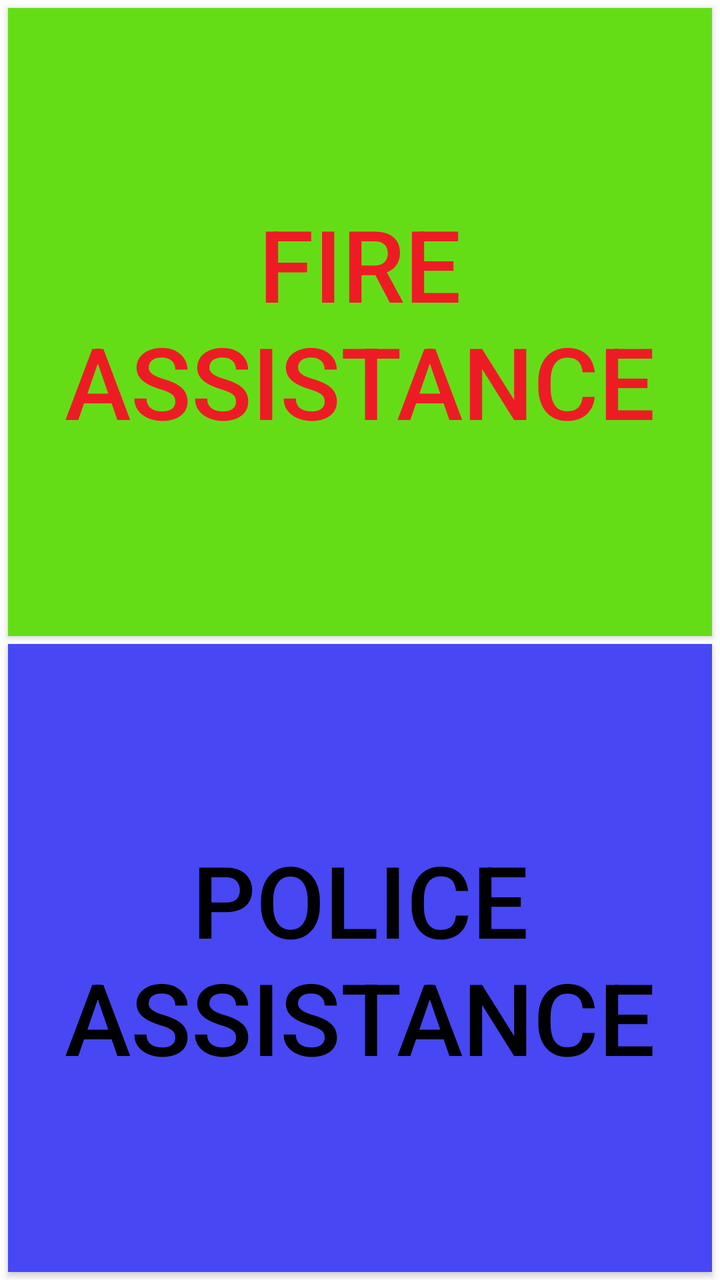
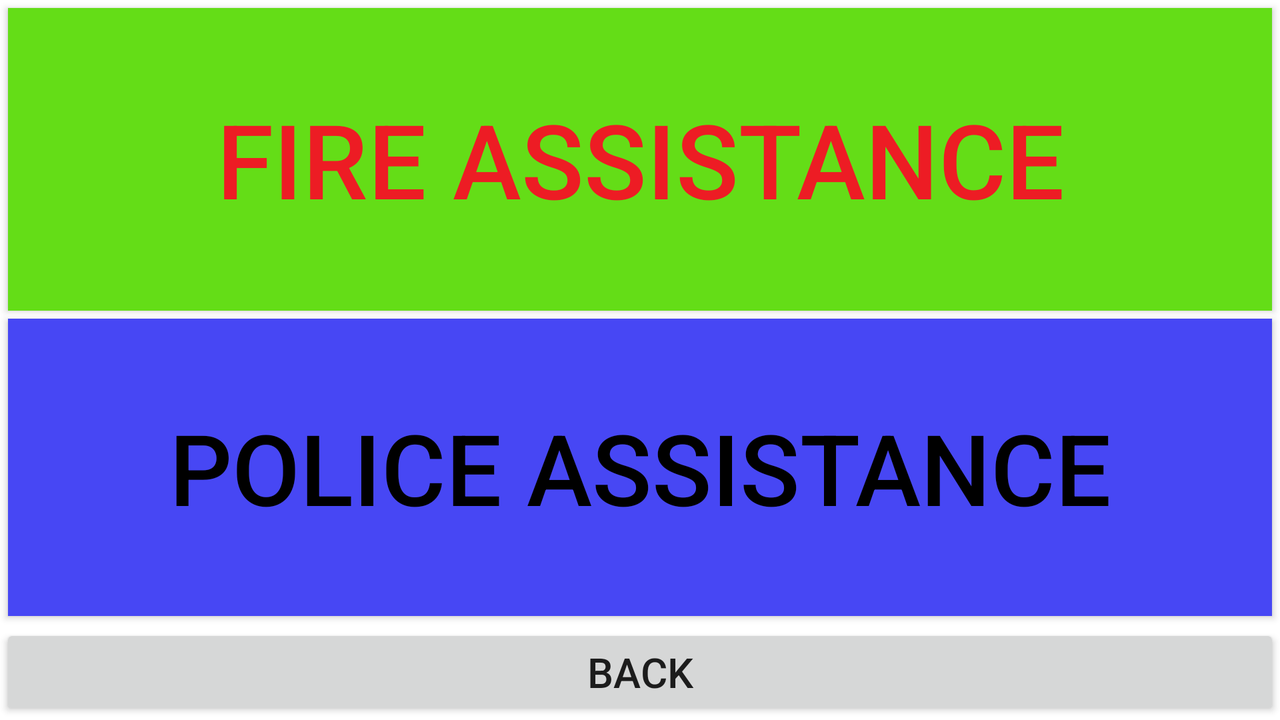

An Android layout and its configuration variant, each rendered on a device that would load it. The default file and the variant file are quoted in full after the pictures.
<!-- AndroidManifest.xml: application theme AppTheme -->
<!-- res/layout/activity_main2.xml -->
<?xml version="1.0" encoding="utf-8"?>

<LinearLayout xmlns:android="http://schemas.android.com/apk/res/android"
    android:orientation="vertical"
    android:layout_width="match_parent"
    android:layout_height="match_parent"
    android:background="@color/border">

    <Button
        android:id="@id/button_police"
        android:layout_weight="4"
        android:layout_width="match_parent"
        android:layout_height="wrap_content"
        android:text="@string/button_fire"
        android:textSize="50dp"
        android:layout_marginTop="4dp"
        android:layout_marginLeft="4dp"
        android:layout_marginRight="4dp"
        android:textColor="@color/colorAccent"
        android:background="@color/colorPrimaryDarkGreen"/>
    <Button
        android:id="@id/button_fire"
        android:layout_weight="4"
        android:layout_width="match_parent"
        android:layout_height="wrap_content"
        android:text="@string/button_police"
        android:layout_marginTop="4dp"
        android:layout_marginLeft="4dp"
        android:layout_marginRight="4dp"
        android:layout_marginBottom="4dp"
        android:textSize="50dp"
        android:textColor="@color/colorText"
        android:background="@color/colorPrimaryDarkBlue"/>


</LinearLayout>
<!-- resources referenced by this layout -->
<resources>
  <color name="border">#ffffff</color>
  <color name="colorAccent">#ED1c24</color>
  <color name="colorPrimaryDarkBlue">#4747f4</color>
  <color name="colorPrimaryDarkGreen">#64dd17</color>
  <color name="colorText">#000000</color>
  <string name="button_fire">Fire  assistance</string>
  <string name="button_police">Police assistance</string>
  <style name="AppTheme" parent="Theme.AppCompat.Light.DarkActionBar">
          
          <item name="colorPrimary">@color/colorPrimary</item>
          <item name="colorPrimaryDark">@color/colorPrimaryDarkBlue</item>
          <item name="colorAccent">@color/colorAccent</item>
      </style>
  <color name="colorPrimary">#757575</color>
</resources>
<!-- res/layout-land/activity_main2.xml (the repository's variant of the layout above) -->
<!-- drawn on the phone turned sideways -->
<?xml version="1.0" encoding="utf-8"?>
<LinearLayout xmlns:android="http://schemas.android.com/apk/res/android"
    android:orientation="vertical"
    android:layout_width="match_parent"
    android:layout_height="match_parent"
    android:background="@color/border">

    <Button
        android:id="@id/button_police"
        android:layout_weight="4"
        android:layout_width="match_parent"
        android:layout_height="wrap_content"
        android:text="@string/button_fire"
        android:textSize="25pt"
        android:layout_marginTop="4dp"
        android:layout_marginLeft="4dp"
        android:layout_marginRight="4dp"
        android:textColor="@color/colorAccent"
        android:background="@color/colorPrimaryDarkGreen"/>
    <Button
        android:id="@id/button_fire"
        android:layout_weight="4"
        android:layout_width="match_parent"
        android:layout_height="wrap_content"
        android:text="@string/button_police"
        android:layout_marginTop="4dp"
        android:layout_marginLeft="4dp"
        android:layout_marginRight="4dp"
        android:layout_marginBottom="4dp"
        android:textSize="24pt"
        android:textColor="@color/colorText"
        android:background="@color/colorPrimaryDarkBlue"/>
    <Button
        android:layout_width="match_parent"
        android:layout_height="wrap_content"
        android:text="@string/back"
        android:textSize="10pt"
        android:onClick="back"/>


</LinearLayout>
<!-- resources referenced by the variant -->
<!-- as the phone turned sideways resolves them -->
<resources>
  <color name="border">#ffffff</color>
  <color name="colorAccent">#ED1c24</color>
  <color name="colorPrimaryDarkBlue">#4747f4</color>
  <color name="colorPrimaryDarkGreen">#64dd17</color>
  <color name="colorText">#000000</color>
  <string name="back">Back</string>
  <string name="button_fire">Fire  assistance</string>
  <string name="button_police">Police assistance</string>
  <style name="AppTheme" parent="Theme.AppCompat.Light.DarkActionBar">
          
          <item name="colorPrimary">@color/colorPrimary</item>
          <item name="colorPrimaryDark">@color/colorPrimaryDarkBlue</item>
          <item name="colorAccent">@color/colorAccent</item>
      </style>
  <color name="colorPrimary">#757575</color>
</resources>
